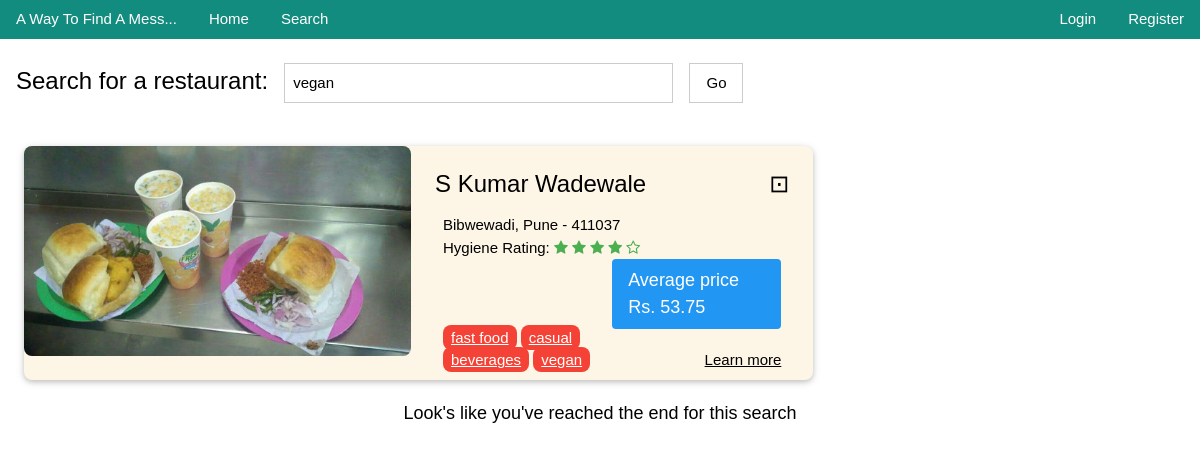
Screenshot of /search?text_query_name=vegan with the database file from the repository.
### main.py (models this page shows)
class RestaurantsDB(db.Model):
	id = db.Column(db.Integer, primary_key=True, unique=True)
	name = db.Column(db.String(80))
	menu = db.Column(db.String(80))
	address = db.Column(db.String(80))
	phone = db.Column(db.String(20))
	website = db.Column(db.String(80))
	timing = db.Column(db.String(80))
	tags = db.Column(db.String(80))
	owner = db.Column(db.Integer)
	images = db.relationship('ImagesDB', backref='parent_rest')
	monthly_items = db.Column(db.String(300))
	rating = db.Column(db.Integer)
	vegetarian = db.Column(db.Boolean)
	average_cost = db.Column(db.Float)

class ImagesDB(db.Model):
	id = db.Column(db.Integer, primary_key=True, unique=True)
	image_name = db.Column(db.String(40))
	parent_id = db.Column(db.Integer, db.ForeignKey("restaurantsDB.id"))

### main.py (the view)
@app.route("/search", methods=["GET"])
def search():
	query_result = []
	if request.method == "GET":
		text_query = request.args.get("text_query_name")
		if text_query != None:
			text_query_list = text_query.split()
			query_result = RestaurantsDB.query.filter(RestaurantsDB.name.contains(text_query)).all()
			for restaurant in RestaurantsDB.query.all():
				if restaurant in query_result:
					continue
				for text_query_item in text_query_list:
					if restaurant in query_result:
						continue
					for sub_address in restaurant.address.split(", "):
						if text_query_item in sub_address.split():
							query_result.append(restaurant)
							break
				for text_query_item in text_query_list:
					if restaurant in query_result:
						continue
					for tag in restaurant.tags.split(", "):
						if text_query_item in tag:
							query_result.append(restaurant)
							break
		else:
			text_query = ""
	if "user" in session:
		loggedIn = [session["username"], session["account_type"]]
	else:
		loggedIn = None
	return render_template("search.html", logged_in=loggedIn, query_result=query_result, text_query=text_query)

### templates/search.html (shortened to what this page needs)
{% extends "base.html" %}
{% block css %}
	<link rel="stylesheet" href="http://static.sasongsmat.nu/fonts/vegetarian.css" />
{% endblock %}
{% block content %}
	<form method="get">
		<div class="w3-container w3-margin-top w3-padding">
			<div class="w3-xlarge w3-left w3-margin-right">Search for a restaurant:</div>
			<input type="text" class="w3-input w3-third w3-border" name="text_query_name" value="{{text_query}}" />
			<input type="submit" class="w3-button w3-border w3-margin-left w3-hover-green" name="button_submit" value="Go"/>
		</div>
	</form>
	<div class="w3-container w3-padding-small">
	{% for restaurant in query_result %}
		<div class="w3-card w3-margin w3-round-large w3-hover-shadow w3-sand				{% if restaurant.images %}
						w3-twothird
					{% else %}
						w3-half
					{% endif %}"	>
			{% if restaurant.images %}
				<div class="w3-left">
					<img src="{{url_for('send_image', filename=restaurant.images[0].image_name)}}" height="210px" class="w3-round-large" />
				</div>
			{% endif %}
			<div class="w3-container w3-rest">
				<div class="w3-margin-top w3-xlarge w3-padding-small">
					{{restaurant.name}}
					{% if restaurant.vegetarian == 1 %}
						<span class="vegetarianicon w3-right">⊡</span>
					{% endif %}
				</div>
				<div class="w3-padding w3-text-black">
					{{restaurant.address}}<br/>
					Hygiene Rating:
					{% for star in range(restaurant.rating|int) %}
						<i class="fa fa-star w3-text-green"></i>
					{% endfor %}
					{% for star in range(5-restaurant.rating|int) %}
						<i class="fa fa-star-o w3-text-green"></i>
					{% endfor %}
					<br/>
					<div class="w3-left-align">
						<div class="w3-large w3-right w3-blue w3-round w3-padding w3-half w3-margin-bottom">
						Average price Rs. {{ restaurant.average_cost }}
						</div>
						<br/><br/><br/>
						{% for tag in restaurant.tags.split(", ") %}
							<a href="/search?text_query_name={{tag}}" class=" w3-red w3-round-large w3-padding-small">{{tag}}</a>
						{% endfor %}
						<a href="/restaurant/{{restaurant.id}}" class="w3-hover-text-blue w3-right w3-text-black">Learn more</a>
					</div>
				</div>
			</div>
		</div>
	{% endfor %}
	</div>
	<div class="w3-container w3-center w3-large w3-margin-top-32">
		Look's like you've reached the end for this search
	</div>
{% endblock %}

### static/style/w3css.css (style rules this page uses)
html { box-sizing:border-box }
*,*:before,*:after { box-sizing:inherit }
html { -ms-text-size-adjust:100%;-webkit-text-size-adjust:100% }
body { margin:0 }
a { background-color:transparent }
img { border-style:none }
button,input,select,textarea,optgroup { font:inherit;margin:0 }
button,input { overflow:visible }
button,[type=button],[type=reset],[type=submit] { -webkit-appearance:button }
html,body { font-family:Verdana,sans-serif;font-size:15px;line-height:1.5 }
html { overflow-x:hidden }
img { vertical-align:middle }
a { color:inherit }
.w3-btn,.w3-button { border:none;display:inline-block;padding:8px 16px;vertical-align:middle;overflow:hidden;text-decoration:none;color:inherit;background-color:inherit;text-align:center;cursor:pointer;white-space:nowrap }
.w3-btn,.w3-button { -webkit-touch-callout:none;-webkit-user-select:none;-khtml-user-select:none;-moz-user-select:none;-ms-user-select:none;user-select:none }
.w3-input { padding:8px;display:block;border:none;border-bottom:1px solid #ccc;width:100% }
.w3-container:after,.w3-container:before,.w3-panel:after,.w3-panel:before,.w3-row:after,.w3-row:before,.w3-row-padding:after,.w3-row-padding:before, .w3-cell-row:before,.w3-cell-row:after,.w3-clear:after,.w3-clear:before,.w3-bar:before,.w3-bar:after { content:"";display:table;clear:both }
.w3-col,.w3-half,.w3-third,.w3-twothird,.w3-threequarter,.w3-quarter { float:left;width:100% }
@media (min-width:601px) { .w3-col.m4,.w3-third { width:33.33333% } }
@media (min-width:601px) { .w3-col.m6,.w3-half { width:49.99999% } }
@media (min-width:601px) { .w3-col.m8,.w3-twothird { width:66.66666% } }
.w3-rest { overflow:hidden }
.w3-round,.w3-round-medium { border-radius:4px }
.w3-round-large { border-radius:8px }
.w3-container,.w3-panel { padding:0.01em 16px }
.w3-card,.w3-card-2 { box-shadow:0 2px 5px 0 rgba(0,0,0,0.16),0 2px 10px 0 rgba(0,0,0,0.12) }
.w3-large { font-size:18px!important }
.w3-xlarge { font-size:24px!important }
.w3-left-align { text-align:left!important }
.w3-center { text-align:center!important }
.w3-border { border:1px solid #ccc!important }
.w3-margin { margin:16px!important }
.w3-margin-top { margin-top:16px!important }
.w3-margin-bottom { margin-bottom:16px!important }
.w3-margin-left { margin-left:16px!important }
.w3-margin-right { margin-right:16px!important }
.w3-padding-small { padding:4px 8px!important }
.w3-padding { padding:8px 16px!important }
.w3-left { float:left!important }
.w3-right { float:right!important }
.w3-blue,.w3-hover-blue:hover { color:#fff!important;background-color:#2196F3!important }
.w3-red,.w3-hover-red:hover { color:#fff!important;background-color:#f44336!important }
.w3-sand,.w3-hover-sand:hover { color:#000!important;background-color:#fdf5e6!important }
.w3-text-green,.w3-hover-text-green:hover { color:#4CAF50!important }
.w3-text-black,.w3-hover-text-black:hover { color:#000!important }

### rows the page displays
RestaurantsDB: image_name (picture), name "S Kumar Wadewale", address "Bibwewadi, Pune - 411037", rating 4 (drawn), average_cost "53.75", tag "fast food" "casual" "beverages" "vegan"
